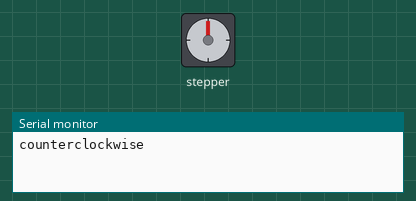
The sketch below on a simulated Arduino Uno, built with avr-gcc and run on an emulated ATmega328P. Parts: stepper motor, the last lines printed to the serial monitor. Stepper angles assume 2048 steps per turn.

Above: at 0.05 s.
At 3.05 s:
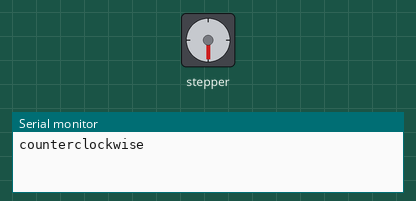
At 6.05 s:
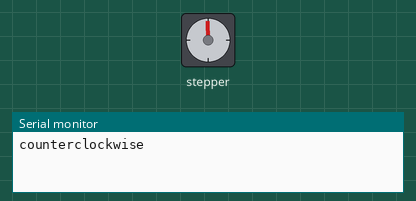
At 12.75 s:
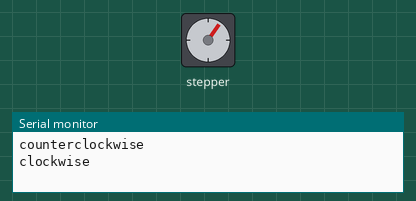
Timing chart, 0 to 18.3 s (numbered marks = the images above):
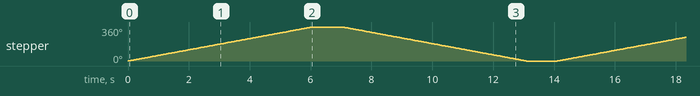

Measured:
- by itself, stepper: turns 360° clockwise in 6.0 s, then 360° counter-clockwise in 6.0 s, repeating every 14.1 s

The sketch:

Control_System_with_a_Stepper_Motor__code_.ino
```cpp
// including the Stepper library
#include <Stepper.h>

double stepsPerRevolution = 2048;

// initializing the stepper library on pins 8 to 11 in Arduino UNO
// Pin inversion to make the library work
Stepper myStepper(stepsPerRevolution, 8, 10, 9, 11);

void setup() {
   // put your setup code here, to run once:
   myStepper.setSpeed(10);
   Serial.begin(9600);
}

void loop() {
  // put your main code here, to run repeatedly:

  // 1 rotation counterclockwise:
  Serial.println("counterclockwise");
  myStepper.step(stepsPerRevolution);
  delay(1000);

  // 1 rotation clockwise:
  Serial.println("clockwise");
  myStepper.step(-stepsPerRevolution);
  delay(1000);

}
```
